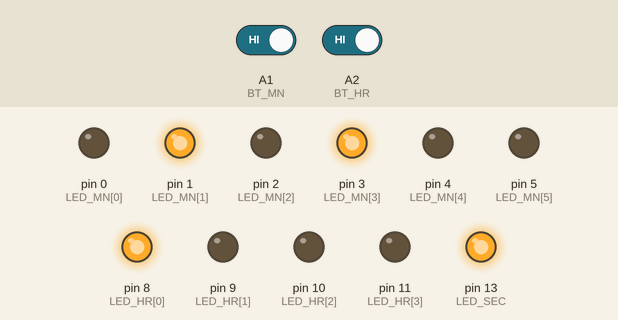
A sketch run on a simulated Arduino Uno, built with avr-gcc and run on an emulated ATmega328P. Parts: output pins drawn as LEDs (lit = HIGH). Dashed ring = blinking. Inputs (shaded band) come from the test bench; at power-on: A1 (BT_MN) HIGH, A2 (BT_HR) HIGH.

Above: at 1.2 s.
1.3 s: A1 (BT_MN) driven LOW
At 3.1 s:
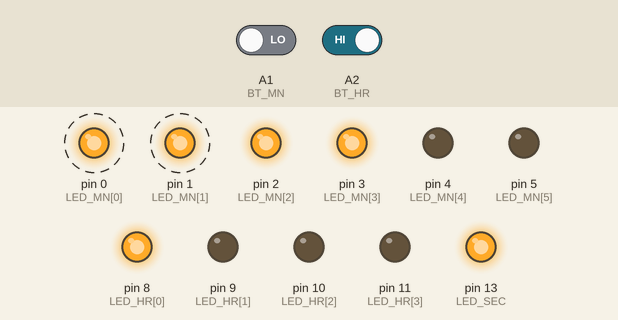
4.3 s: A2 (BT_HR) driven LOW
At 4.7 s:
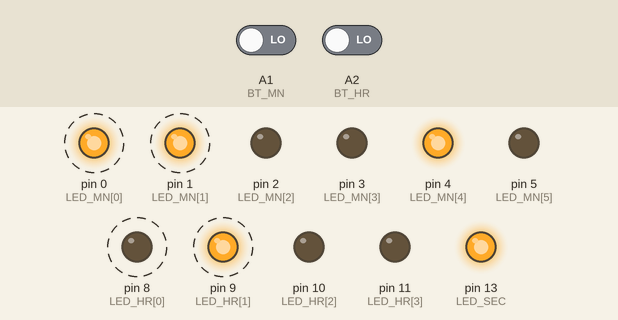
7.3 s: A1 (BT_MN) driven HIGH
At 10.2 s:
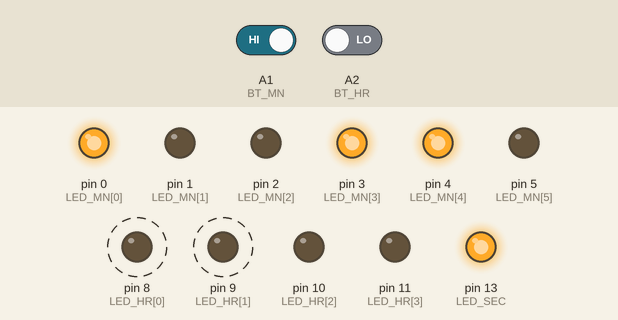
10.3 s: A2 (BT_HR) driven HIGH
At 13.1 s:
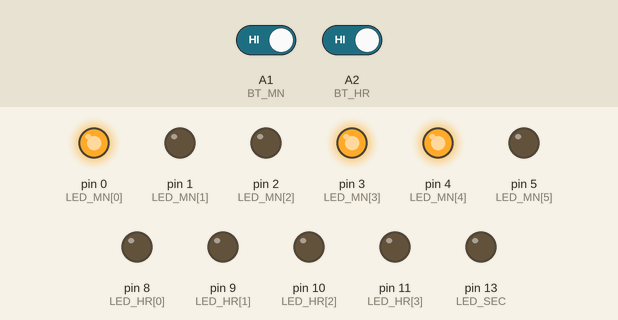
13.3 s: A1 (BT_MN) driven LOW
At 13.9 s:
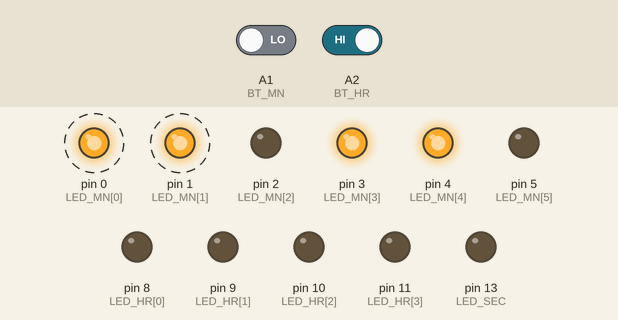
16.3 s: A2 (BT_HR) driven LOW
At 17.1 s:
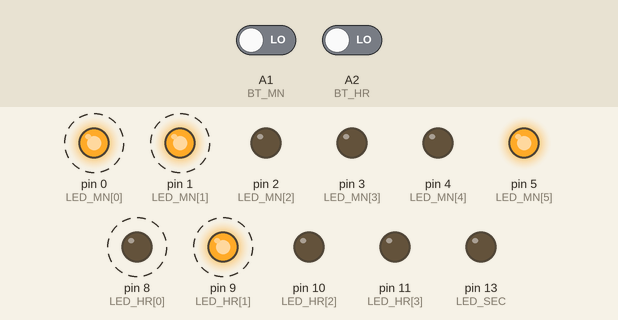
Timing chart, 0 to 22.4 s (numbered marks = the images above; inputs shaded):
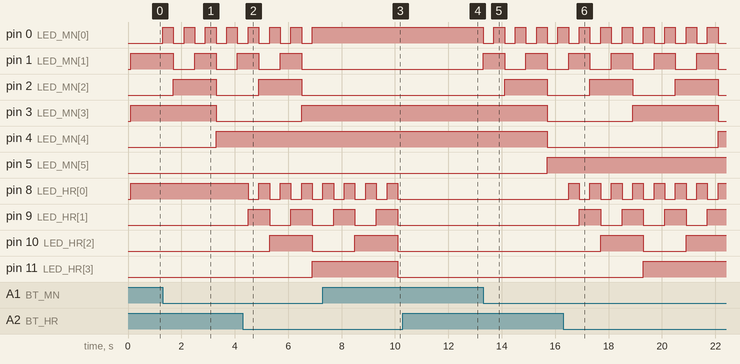

The sketch:

sketch_dec18a.ino
```cpp
#define BT_CHECK_PERIOD 100       // adjust here
#define BT_INHIBIT_COUNT 4        // adjust here

#define ONE_SECOND 1000            // fix here

/******************************************************/

#define NB_SECONDS 60
#define NB_MINUTES 60
#define NB_HOURS 12

#define NB_MN_POS 6 // = ceil(log(NB_MINUTES, 2))
#define NB_HR_POS 4 // = ceil(log(NB_HOURS, 2))

#define LED_SEC 13
int LED_MN[NB_MN_POS] = {0, 1, 2, 3, 4, 5};
int LED_HR[NB_HR_POS] = {8, 9, 10, 11};

#define BT_MN A1
#define BT_HR A2

int seconds;
int minutes;
int hours;

int check_period_counter;
int bt_inhibited_counter;
int first;

// the setup routine runs once when you press reset:
void setup()  {
  int i;
  // declare LED pins to be an output:
  for (i = 0; i < NB_MN_POS; i++) {
    pinMode(LED_MN[i], OUTPUT);
  }
  for (i = 0; i < NB_HR_POS; i++) {
    pinMode(LED_HR[i], OUTPUT);
  }
  pinMode(LED_SEC, OUTPUT);

  // declare BUTTON pins to be an input:
  pinMode(BT_MN, INPUT);
  pinMode(BT_HR, INPUT);

  hours = 1;
  minutes = 10;
  seconds = 0;

  check_period_counter = 0;
  bt_inhibited_counter = 0;

  first = 1;
}

// the loop routine runs over and over again forever:
void loop()  {
  int i;
  int mask;

  int do_refresh = 0;

  if (first) {
     do_refresh = 1;
    first = 0;
  }

  // wait for a little while
  delay(BT_CHECK_PERIOD);
  check_period_counter++;

  if (bt_inhibited_counter) {
    goto refresh;
  }

  if (!digitalRead(BT_MN)) {
    minutes++;

    do_refresh = 1;
    bt_inhibited_counter = BT_INHIBIT_COUNT;

    check_period_counter = 0;
    seconds = 0;
  }

  if (!digitalRead(BT_HR)) {
    hours++;

    do_refresh = 1;
    bt_inhibited_counter = BT_INHIBIT_COUNT;

    check_period_counter = 0;
    seconds = 0;
  }

refresh:
  if (BT_CHECK_PERIOD * check_period_counter > ONE_SECOND) {
    check_period_counter = 0;

    seconds = (seconds + 1) % NB_SECONDS;
    digitalWrite(LED_SEC, seconds % 2 ? HIGH : LOW);

    if (!seconds) {
      do_refresh = 1;

      minutes = (minutes + 1) % NB_MINUTES;

      if (!minutes) {
        hours = (hours + 1) % NB_HOURS;
      }
    }
  }

  if (bt_inhibited_counter) {
    bt_inhibited_counter--;
  }

  if (!do_refresh) {
    return;
  }

  mask = 1;
  for (i = 0; i < NB_MN_POS; i++) {
    digitalWrite(LED_MN[i], minutes & mask ? HIGH : LOW);
    mask = mask << 1;
  }
  mask = 1;
  for (i = 0; i < NB_HR_POS; i++) {
    digitalWrite(LED_HR[i], hours & mask ? HIGH : LOW);
    mask = mask << 1;
  }
}
```

Measured:
- after the input at 1.3 s, pin 0 (LED_MN[0]): alternates HIGH for 0.40 s and LOW for 0.40 s, starting at once; pin 1 (LED_MN[1]): alternates HIGH for 0.80 s and LOW for 0.80 s, starting after 0.40 s; pin 2 (LED_MN[2]): LOW → HIGH after 0.40 s, → LOW 1.6 s later; pin 3 (LED_MN[3]): HIGH → LOW after 2.0 s; pin 4 (LED_MN[4]): LOW → HIGH after 2.0 s
- after the input at 4.3 s, pin 8 (LED_HR[0]): alternates HIGH for 0.40 s and LOW for 0.40 s, starting after 0.20 s; pin 9 (LED_HR[1]): alternates HIGH for 0.80 s and LOW for 0.80 s, starting after 0.20 s; pin 10 (LED_HR[2]): LOW → HIGH after 1.0 s, → LOW 1.6 s later; pin 11 (LED_HR[3]): LOW → HIGH after 2.6 s
- after the input at 7.3 s, pin 0 (LED_MN[0]): stops changing and stays HIGH; pin 1 (LED_MN[1]): stops changing and stays LOW
- after the input at 10.3 s, pin 8 (LED_HR[0]): stops changing and stays LOW; pin 9 (LED_HR[1]): stays LOW (without the input it goes to HIGH after 0.60 s); pin 10 (LED_HR[2]): stays LOW (without the input it goes to HIGH after 1.4 s); pin 13 (LED_SEC): HIGH → LOW after 2.0 s
- after the input at 13.3 s, pin 0 (LED_MN[0]): alternates HIGH for 0.40 s and LOW for 0.40 s, starting at once; pin 1 (LED_MN[1]): alternates HIGH for 0.80 s and LOW for 0.80 s, starting at once
- after the input at 16.3 s, pin 8 (LED_HR[0]): alternates HIGH for 0.40 s and LOW for 0.40 s, starting after 0.20 s; pin 9 (LED_HR[1]): alternates HIGH for 0.80 s and LOW for 0.80 s, starting after 0.60 s; pin 10 (LED_HR[2]): LOW → HIGH after 1.4 s, → LOW 1.6 s later, → HIGH 1.6 s later; pin 11 (LED_HR[3]): LOW → HIGH after 3.0 s
